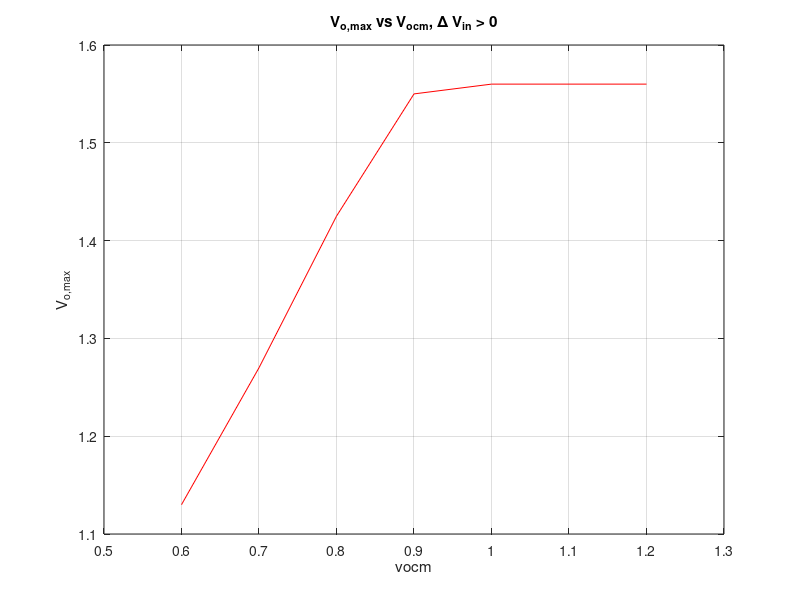
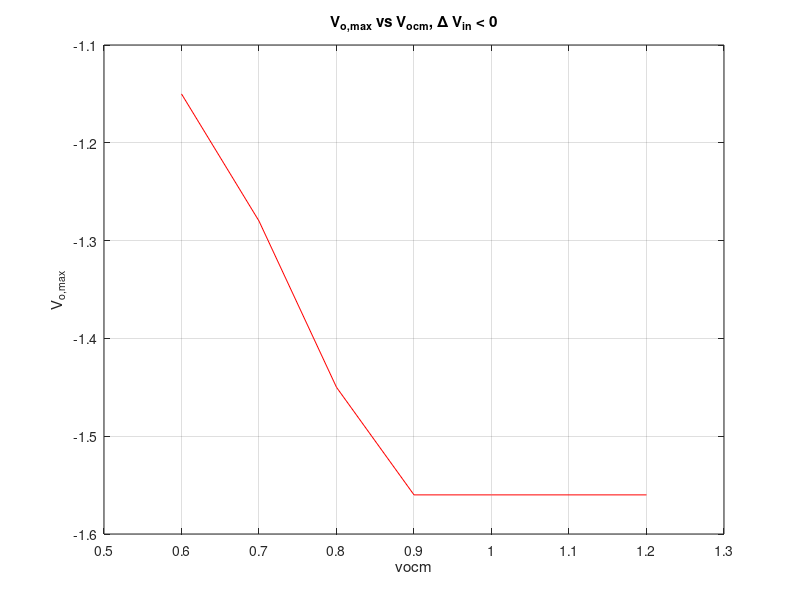
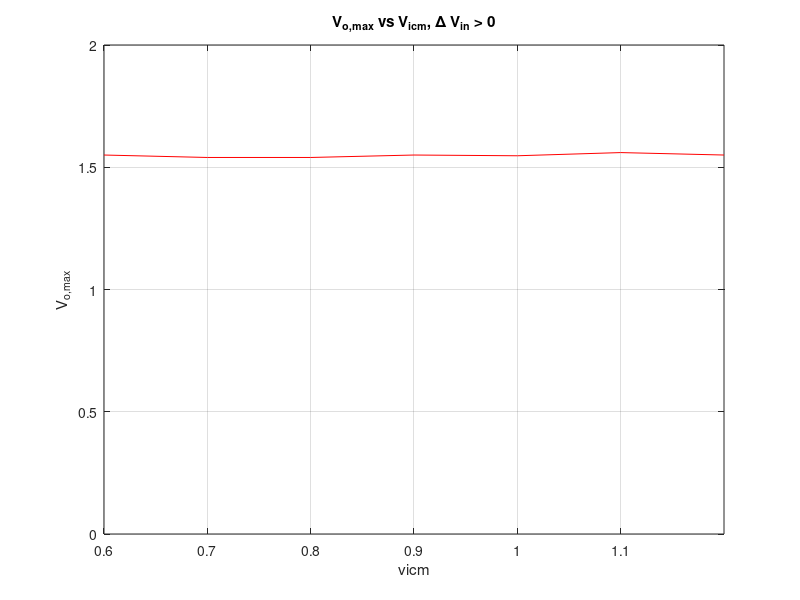
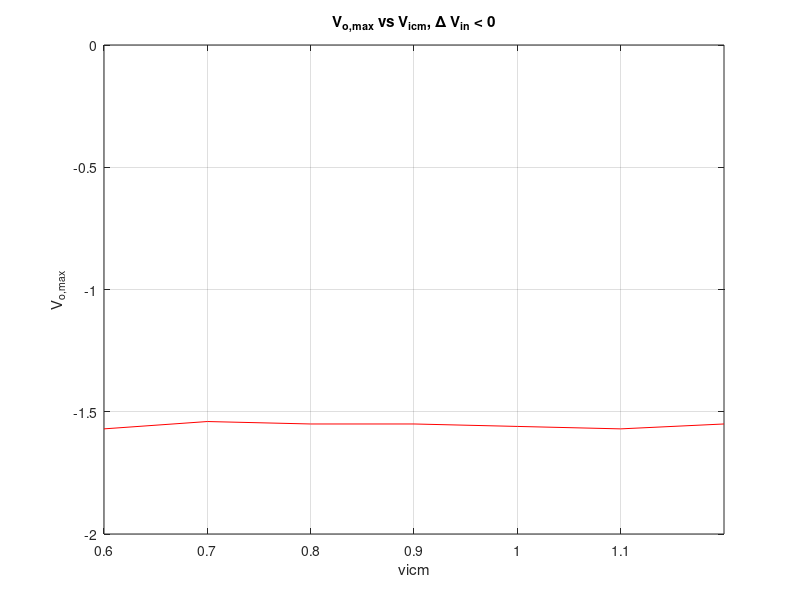

The MATLAB source for these figures, in order:
%%DATOS
close all;
clear all;
clc

Vicm=0.6:0.1:1.2;
Vocm=0.6:0.1:1.2;

limit_vocm_p=[1.13,1.27,1.425,1.55,1.56,1.56,1.56 ];
limit_vocm_m=[-1.15,-1.28,-1.45,-1.56,-1.56,-1.56,-1.56];
limit_vicm_p=[1.55,1.54,1.54,1.55,1.547,1.56,1.55];
limit_vicm_m=[-1.57,-1.54,-1.55,-1.55,-1.56,-1.57,-1.55];
figure(1)
plot(Vocm,limit_vocm_p,'r');
title('V_{o,max} vs V_{ocm}, \Delta V_{in} > 0');
xlabel('vocm');
ylabel('V_{o,max}');
grid;
figure(2)
plot(Vocm,limit_vocm_m,'r');
title('V_{o,max} vs V_{ocm}, \Delta V_{in} < 0');
xlabel('vocm');
ylabel('V_{o,max}');
grid;
figure(3)
plot(Vicm,limit_vicm_p,'r');
title('V_{o,max} vs V_{icm}, \Delta V_{in} > 0');
xlabel('vicm');
ylabel('V_{o,max}');
grid;
axis([0.6 1.2 0 2]);
figure(4)
plot(Vicm,limit_vicm_m,'r');
title('V_{o,max} vs V_{icm}, \Delta V_{in} < 0');
xlabel('vicm');
ylabel('V_{o,max}');
axis([0.6 1.2 -2 0]);
grid;